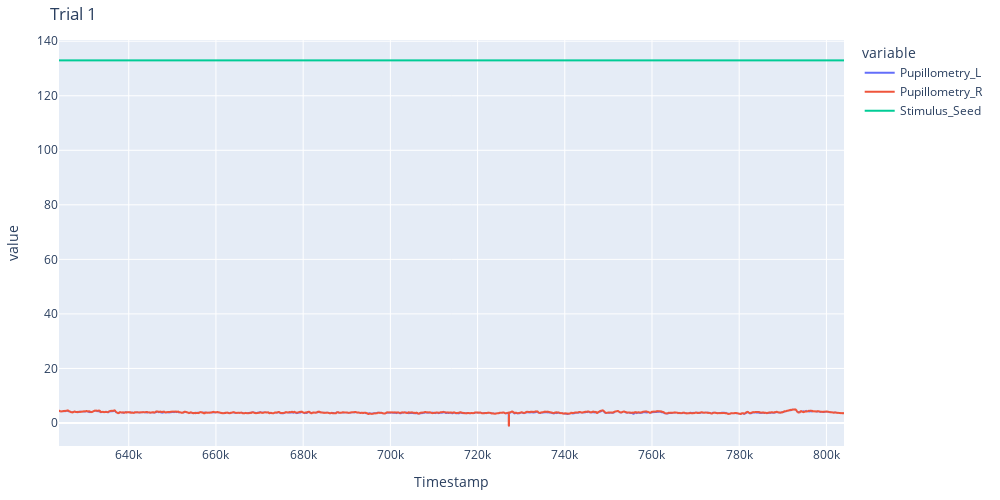

Here is the notebook cell this chart was saved with:
### Code cell
plot_trial_plotly(
    pupillometry_raw.drop("Pupillometry_L_Distance", "Pupillometry_R_Distance"), trial=1
)

### Figure 1 — Plotly figure (JSON) as saved in the notebook; plotly's stock layout.template omitted (floating-point values rounded to 4 significant figures; data arrays with more than 128 entries replaced by an {"elided": "..."} marker saying what was removed)
{"data": [{"hovertemplate": "variable=Pupillometry_L<br>Timestamp=%{x}<br>value=%{y}<extra></extra>", "legendgroup": "Pupillometry_L", "line": {"color": "#636efa", "dash": "solid"}, "marker": {"symbol": "circle"}, "mode": "lines", "name": "Pupillometry_L", "showlegend": true, "type": "scattergl", "x": {"elided": "10789 float values"}, "xaxis": "x", "y": {"elided": "10789 float values"}, "yaxis": "y"}, {"hovertemplate": "variable=Pupillometry_R<br>Timestamp=%{x}<br>value=%{y}<extra></extra>", "legendgroup": "Pupillometry_R", "line": {"color": "#EF553B", "dash": "solid"}, "marker": {"symbol": "circle"}, "mode": "lines", "name": "Pupillometry_R", "showlegend": true, "type": "scattergl", "x": {"elided": "10789 float values"}, "xaxis": "x", "y": {"elided": "10789 float values"}, "yaxis": "y"}, {"hovertemplate": "variable=Stimulus_Seed<br>Timestamp=%{x}<br>value=%{y}<extra></extra>", "legendgroup": "Stimulus_Seed", "line": {"color": "#00cc96", "dash": "solid"}, "marker": {"symbol": "circle"}, "mode": "lines", "name": "Stimulus_Seed", "showlegend": true, "type": "scattergl", "x": {"elided": "10789 float values"}, "xaxis": "x", "y": {"elided": "10789 int values"}, "yaxis": "y"}], "layout": {"autosize": true, "height": 500, "legend": {"title": {"text": "variable"}, "tracegroupgap": 0}, "margin": {"b": 20, "l": 20, "r": 20, "t": 40}, "title": {"text": "Trial 1"}, "width": 1000, "xaxis": {"anchor": "y", "domain": [0, 1], "title": {"text": "Timestamp"}}, "yaxis": {"anchor": "x", "domain": [0, 1], "title": {"text": "value"}}}}
